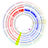

The R source for this figure:
biocPackage<-function (pkg) {if (!require(pkg, character.only = TRUE)) {source("http://bioconductor.org/biocLite.R"); biocLite(pkg);require(pkg, character.only = TRUE)}}
biocPackage("GenomicRanges")

source(paste(getwd(),"/Graph/OmicCircosLib.R",sep = ""))

input_hlcolshade <- "#CCFF001A"
input_hlcolborder <- "#FF000080"

visr.applyParameters()

if (input_name == "") error_message<-"No chromosome column is specified.\n[ Parameters -> Segments -> Name ]"
if (input_start == "") error_message<-"No chromosome start position is specified\n[ Parameters -> Segments -> start ]"
if (input_end == "") error_message<-"No chromosome end position is specified.\n[ Parameters -> Segments -> end ]"
if (input_position == "") input_position <- input_start; error_message<-"Warning: chromosome start position is used as chromosome position."

if (input_cutoff == 0) input_cutoff = "n"

options(stringsAsFactors = FALSE)
set.seed(1234)

seg.f <- cbind(input_table[,c(input_name,input_start,input_end)],"NA","NA")

seg.num <- length(unique(seg.f[,1]))


seg.name <- unique(seg.f[,1])
db <- segAnglePo(seg.f, seg=seg.name)


colors <- rainbow(seg.num, alpha=input_alpha)

if(par()$fin[1] <= par()$fin[2]) {winx <- 800; winy <- 800*par()$fin[2]/par()$fin[1]}
if(par()$fin[1] > par()$fin[2]) {winx <- 800*par()$fin[1]/par()$fin[2]; winy <- 800}
par(mar=c(0, 0, 0, 0)) # set margins
plot(c(1,winx), c(1,winy), type="n", axes=FALSE, xlab="", ylab="", main="",cex=0.1)

# outmost anchor track
circos(R=input_R0, print.chr.lab=input_printchrlab, scale=input_scale0, type="chr", cir=db, col=colors, W=4, xc = 400,yc = 400,cex=0.1)

#values
seg.v <- input_table[,c(input_name,input_position,input_values)]

{{
  circos(mapping = seg.v,
         R = input_R0*input_R/100,
         W = input_R0*input_w/100,
         cir = db,
         type = input_type,
         col.v = 3,
         B = input_B,
         col.bar=input_colbar, 
         col.bar.po = input_colbarpo,
         cluster = input_cluster,
         scale = input_scale,
         cutoff = input_cutoff,
         #zoom="",
         lwd = input_lwd,
         cex = 1,
         col=colors[c(1,2)]) 
}}


#### highlight "hl"

{{
  if(input_highlight == TRUE) {
    highlight <- c(input_R0*input_hlinnerradius/100, input_R0*input_hlouterradius/100, input_hlstartsegment, input_hlstartposition, input_hlendsegment, input_hlendposition, input_hlcolshade, input_hlcolborder)
    circos(R=input_R0, cir=db, W=input_R0/2, mapping=highlight, type="hl", lwd=2)
  }
}}
